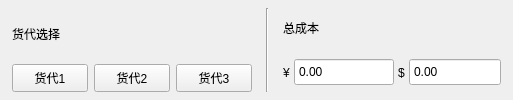
     <widget class="QFrame" name="forwarderCostSection">
      <property name="section">
       <bool>true</bool>
      </property>
      <layout class="QHBoxLayout" name="forwarderCostLayout">
       <property name="spacing">
        <number>14</number>
       </property>
       <property name="leftMargin">
        <number>12</number>
       </property>
       <property name="topMargin">
        <number>8</number>
       </property>
       <property name="rightMargin">
        <number>12</number>
       </property>
       <property name="bottomMargin">
        <number>8</number>
       </property>
       <item>
        <widget class="QWidget" name="forwarderHost">
         <layout class="QVBoxLayout" name="forwarderHostLayout">
          <property name="spacing">
           <number>5</number>
          </property>
          <property name="leftMargin">
           <number>0</number>
          </property>
          <property name="topMargin">
           <number>0</number>
          </property>
          <property name="rightMargin">
           <number>0</number>
          </property>
          <property name="bottomMargin">
           <number>0</number>
          </property>
          <item>
           <widget class="QLabel" name="lblQuickForwarderTitle">
            <property name="text">
             <string>货代选择</string>
            </property>
            <property name="title">
             <bool>true</bool>
            </property>
           </widget>
          </item>
          <item>
           <layout class="QHBoxLayout" name="quickForwarderButtonsLayout">
            <property name="spacing">
             <number>6</number>
            </property>
            <item>
             <widget class="QToolButton" name="btnQuickForwarder1">
              <property name="visible">
               <bool>false</bool>
              </property>
              <property name="text">
               <string>货代1</string>
              </property>
              <property name="minimumSize">
               <size>
                <width>76</width>
                <height>28</height>
               </size>
              </property>
              <property name="maximumSize">
               <size>
                <width>92</width>
                <height>28</height>
               </size>
              </property>
             </widget>
            </item>
            <item>
             <widget class="QToolButton" name="btnQuickForwarder2">
              <property name="visible">
               <bool>false</bool>
              </property>
              <property name="text">
               <string>货代2</string>
              </property>
              <property name="minimumSize">
               <size>
                <width>76</width>
                <height>28</height>
               </size>
              </property>
              <property name="maximumSize">
               <size>
                <width>92</width>
                <height>28</height>
               </size>
              </property>
             </widget>
            </item>
            <item>
             <widget class="QToolButton" name="btnQuickForwarder3">
              <property name="visible">
               <bool>false</bool>
              </property>
              <property name="text">
               <string>货代3</string>
              </property>
              <property name="minimumSize">
               <size>
                <width>76</width>
                <height>28</height>
               </size>
              </property>
              <property name="maximumSize">
               <size>
                <width>92</width>
                <height>28</height>
               </size>
              </property>
             </widget>
            </item>
           </layout>
          </item>
         </layout>
        </widget>
       </item>
       <item>
        <widget class="QFrame" name="forwarderCostSeparator">
         <property name="frameShape">
          <enum>QFrame::VLine</enum>
         </property>
         <property name="frameShadow">
          <enum>QFrame::Sunken</enum>
         </property>
        </widget>
       </item>
       <item>
        <widget class="QWidget" name="totalCostHost">
         <layout class="QVBoxLayout" name="totalCostHostLayout">
          <property name="spacing">
           <number>5</number>
          </property>
          <property name="leftMargin">
           <number>0</number>
          </property>
          <property name="topMargin">
           <number>0</number>
          </property>
          <property name="rightMargin">
           <number>0</number>
          </property>
          <property name="bottomMargin">
           <number>0</number>
          </property>
          <item>
           <widget class="QLabel" name="lblProfitCost">
            <property name="text">
             <string>总成本</string>
            </property>
            <property name="title">
             <bool>true</bool>
            </property>
           </widget>
          </item>
          <item>
           <widget class="QWidget" name="quickTotalCostRow" native="true">
            <layout class="QHBoxLayout" name="quickTotalCostRowLayout">
             <property name="spacing">
              <number>4</number>
             </property>
             <property name="leftMargin">
              <number>0</number>
             </property>
             <property name="topMargin">
              <number>0</number>
             </property>
             <property name="rightMargin">
              <number>0</number>
             </property>
             <property name="bottomMargin">
              <number>0</number>
             </property>
             <item>
              <widget class="QLabel" name="currencyCalculatedCostRmb">
               <property name="text">
                <string>¥</string>
               </property>
               <property name="unit">
                <bool>true</bool>
               </property>
              </widget>
             </item>
             <item>
              <widget class="QDoubleSpinBox" name="txtCalculatedCostRmb">
               <property name="minimumSize">
                <size>
                 <width>100</width>
                 <height>28</height>
                </size>
               </property>
               <property name="maximumSize">
                <size>
                 <width>100</width>
                 <height>28</height>
                </size>
               </property>
               <property name="buttonSymbols">
                <enum>QAbstractSpinBox::NoButtons</enum>
               </property>
               <property name="decimals">
                <number>2</number>
               </property>
               <property name="maximum">
                <double>10000000.000000</double>
               </property>
              </widget>
             </item>
             <item>
              <widget class="QLabel" name="currencyCalculatedCostUsd">
               <property name="text">
                <string>$</string>
               </property>
               <property name="unit">
                <bool>true</bool>
               </property>
              </widget>
             </item>
             <item>
              <widget class="QDoubleSpinBox" name="txtCalculatedCostUsd">
               <property name="minimumSize">
                <size>
                 <width>92</width>
                 <height>28</height>
                </size>
               </property>
               <property name="maximumSize">
                <size>
                 <width>92</width>
                 <height>28</height>
                </size>
               </property>
               <property name="buttonSymbols">
                <enum>QAbstractSpinBox::NoButtons</enum>
               </property>
               <property name="decimals">
                <number>2</number>
               </property>
               <property name="maximum">
                <double>10000000.000000</double>
               </property>
               <property name="readOnly">
                <bool>true</bool>
               </property>
               <property name="preview">
                <bool>true</bool>
               </property>
              </widget>
             </item>
            </layout>
           </widget>
          </item>
         </layout>
        </widget>
       </item>
       <item />
       <item />
      </layout>
     </widget>
